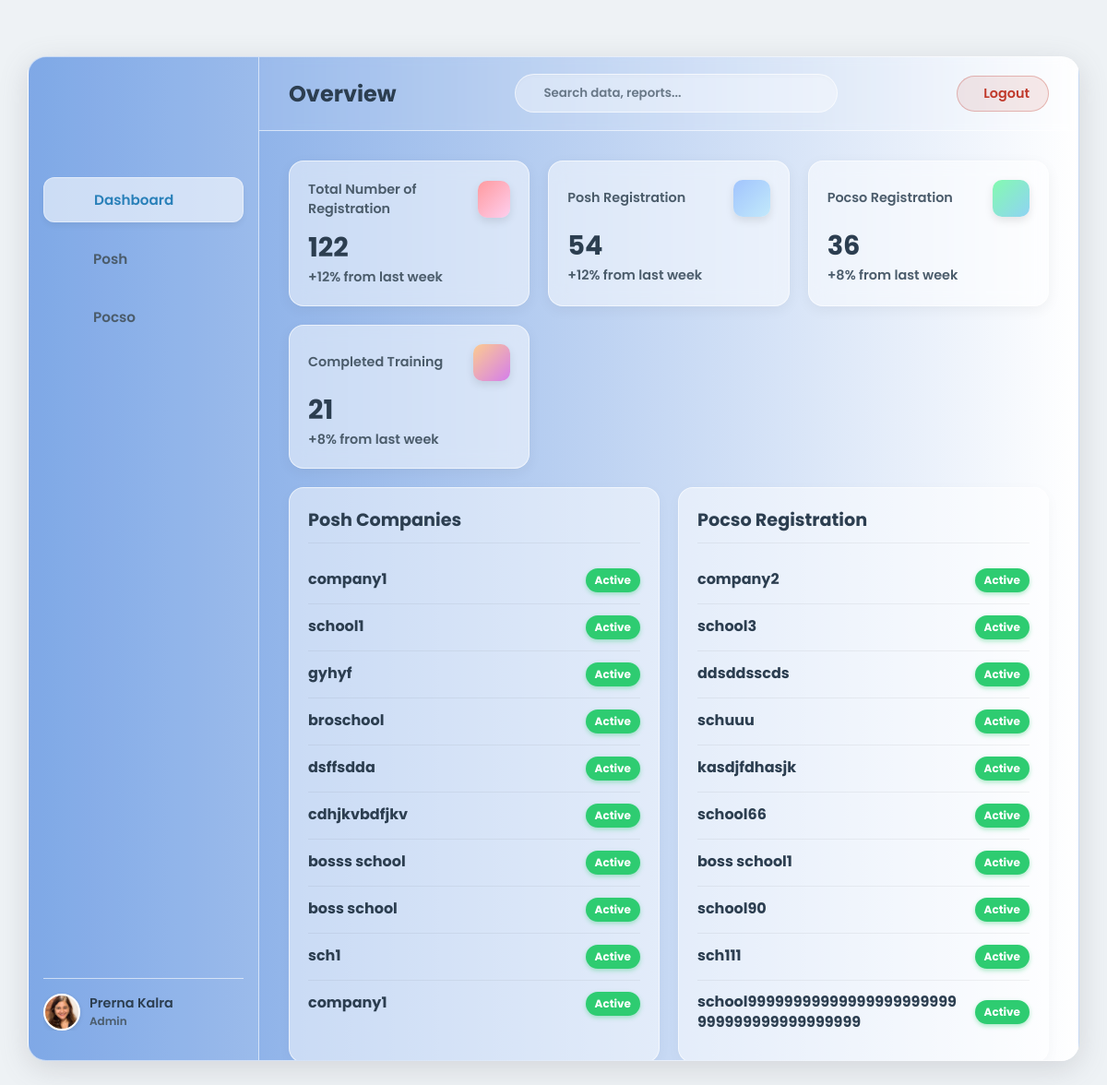
/superuser/dashboard/ (signed in), run on the app's committed database.
### home/models.py (models this page shows, shortened)
class Organization(models.Model):
    ORG_TYPE_CHOICES = (
        ("CORPORATE", "Corporate"),
        ("SCHOOL", "School"),
    )
    name = models.CharField(max_length=255)
    owner = models.ForeignKey(
        User, on_delete=models.CASCADE, related_name="owned_organizations"
    )
    organization_type = models.CharField(max_length=20, choices=ORG_TYPE_CHOICES, default="CORPORATE")
    max_users = models.IntegerField(default=10)
    created_at = models.DateTimeField(auto_now_add=True)

### home/views.py (the view)
# urls.py: path("superuser/dashboard/", views.superuser_dashboard, name="superuser_dashboard"),
@login_required
@user_passes_test(lambda u: u.is_superuser)
def superuser_dashboard(request):
    from django.db.models import Count, Q, Max
    from django.db.models.functions import TruncMonth
    from django.utils import timezone
    import datetime
    def get_monthly_counts(queryset):
        today = timezone.now().date()
        six_months_ago = today - datetime.timedelta(days=180)
        monthly_data = (
            queryset.filter(created_at__gte=six_months_ago)
            .annotate(month=TruncMonth("created_at"))
            .values("month")
            .annotate(count=Count("id"))
            .order_by("month")
        )
        months_map = {}
        labels = []
        current = six_months_ago.replace(day=1)
        for i in range(6):
            next_month = (current.replace(day=28) + datetime.timedelta(days=4)).replace(
                day=1
            )
            label = current.strftime("%b")
            labels.append(label)
            months_map[current.strftime("%Y-%m")] = 0
            current = next_month
        for entry in monthly_data:
            month_str = entry["month"].strftime("%Y-%m")
            if month_str in months_map:
                months_map[month_str] = entry["count"]
        data_points = list(months_map.values())
        return labels, data_points
    def generate_svg_points(data_points):
        if not data_points:
            return ""
        max_val = max(data_points) if max(data_points) > 0 else 1
        points = []
        step_x = 100 / (len(data_points) - 1) if len(data_points) > 1 else 100
        for i, val in enumerate(data_points):
            x = i * step_x
            y = 50 - ((val / max_val) * 45)
            points.append(f"{x},{y}")
        return " ".join(points)
    all_users_count = User.objects.count()
    all_orgs = Organization.objects.all()
    total_companies = all_orgs.filter(organization_type="CORPORATE").count()
    total_schools = all_orgs.filter(organization_type="SCHOOL").count()
    users_started_training = (
        ModuleProgress.objects.filter(is_completed=True)
        .values("user")
        .distinct()
        .count()
    )
    posh_subs = Subscription.objects.filter(
        plan__type__in=["POSH", "BOTH"], status="ACTIVE"
    )
    posh_individuals = posh_subs.filter(user__isnull=False).count()
    posh_orgs_subs = posh_subs.filter(organization__isnull=False)
    posh_companies = posh_orgs_subs.filter(
        organization__organization_type="CORPORATE"
    ).count()
    posh_schools = posh_orgs_subs.filter(
        organization__organization_type="SCHOOL"
    ).count()
    posh_total = posh_individuals + posh_companies + posh_schools
    pocso_subs = Subscription.objects.filter(
        plan__type__in=["POCSO", "BOTH"], status="ACTIVE"
    )
    pocso_individuals = pocso_subs.filter(user__isnull=False).count()
    pocso_orgs_subs = pocso_subs.filter(organization__isnull=False)
    pocso_companies = pocso_orgs_subs.filter(
        organization__organization_type="CORPORATE"
    ).count()
    pocso_schools = pocso_orgs_subs.filter(
        organization__organization_type="SCHOOL"
    ).count()
    pocso_total = pocso_individuals + pocso_companies + pocso_schools
    recent_posh_orgs = (
        Organization.objects.filter(
            subscriptions__plan__type__in=["POSH", "BOTH"],
            subscriptions__status="ACTIVE",
        )
        .distinct()
        .order_by("-created_at")[:10]
    )
    recent_pocso_orgs = (
        Organization.objects.filter(
            subscriptions__plan__type__in=["POCSO", "BOTH"],
            subscriptions__status="ACTIVE",
        )
        .distinct()
        .order_by("-created_at")[:10]
    )
    posh_growth = 12
    pocso_growth = 8
    total_posh_modules = TrainingModule.objects.filter(module_type="POSH").count()
    total_pocso_modules = TrainingModule.objects.filter(module_type="POCSO").count()
    if total_posh_modules > 0:
        posh_completers = (
            User.objects.annotate(
                completed_count=Count(
                    "module_progress",
                    filter=Q(
                        module_progress__is_completed=True,
                        module_progress__module__module_type="POSH",
                    ),
                ),
                latest_completion=Max(
                    "module_progress__timestamp",
                    filter=Q(
                        module_progress__is_completed=True,
                        module_progress__module__module_type="POSH",
                    ),
                ),
            )
            .filter(completed_count=total_posh_modules)
            .order_by("-latest_completion")[:10]
        )
    else:
        posh_completers = []
    if total_pocso_modules > 0:
        pocso_completers = (
            User.objects.annotate(
                completed_count=Count(
                    "module_progress",
                    filter=Q(
                        module_progress__is_completed=True,
                        module_progress__module__module_type="POCSO",
                    ),
                ),
                latest_completion=Max(
                    "module_progress__timestamp",
                    filter=Q(
                        module_progress__is_completed=True,
                        module_progress__module__module_type="POCSO",
                    ),
                ),
            )
            .filter(completed_count=total_pocso_modules)
            .order_by("-latest_completion")[:10]
        )
    else:
        pocso_completers = []
    posh_orgs_qs = Organization.objects.filter(
        organization_type="CORPORATE",
        subscriptions__plan__type__in=["POSH", "BOTH"],
        subscriptions__status="ACTIVE",
    ).distinct()
    posh_labels, posh_data = get_monthly_counts(posh_orgs_qs)
    posh_svg_points = generate_svg_points(posh_data)
    posh_svg_area = f"0,50 {posh_svg_points} 100,50"
    posh_complete_percent = 75
    if posh_total > 0:
        posh_complete_percent = int(
            (users_started_training / (posh_total if posh_total > 0 else 1)) * 100
        )
        posh_complete_percent = min(posh_complete_percent, 100)
    pocso_orgs_qs = Organization.objects.filter(
        organization_type="SCHOOL",
        subscriptions__plan__type__in=["POCSO", "BOTH"],
        subscriptions__status="ACTIVE",
    ).distinct()
    pocso_labels, pocso_data = get_monthly_counts(pocso_orgs_qs)
    pocso_svg_points = generate_svg_points(pocso_data)
    pocso_svg_area = f"0,50 {pocso_svg_points} 100,50"
    pocso_complete_percent = 60
    if pocso_total > 0:
        pocso_complete_percent = int(
            (users_started_training / (pocso_total if pocso_total > 0 else 1)) * 100
        )
        pocso_complete_percent = min(pocso_complete_percent, 100)
    context = {
        "total_users": all_users_count,
        "total_companies": total_companies,
        "total_schools": total_schools,
        "training_completed_count": users_started_training,
        "posh_counts": {
            "total": posh_total,
            "individuals": posh_individuals,
            "companies": posh_companies,
            "schools": posh_schools,
            "growth": posh_growth,
            "chart_labels": posh_labels,
            "chart_points": posh_svg_points,
            "chart_area": posh_svg_area,
            "complete_percent": posh_complete_percent,
            "pending_percent": 100 - posh_complete_percent,
            "completers": posh_completers,
        },
        "pocso_counts": {
            "total": pocso_total,
            "individuals": pocso_individuals,
            "companies": pocso_companies,
            "schools": pocso_schools,
            "growth": pocso_growth,
            "chart_labels": pocso_labels,
            "chart_points": pocso_svg_points,
            "chart_area": pocso_svg_area,
            "complete_percent": pocso_complete_percent,
            "pending_percent": 100 - pocso_complete_percent,
            "completers": pocso_completers,
        },
        "recent_posh_orgs": recent_posh_orgs,
        "recent_pocso_orgs": recent_pocso_orgs,
    }
    return render(request, "superuser_dashboard.html", context)

### templates/superuser_dashboard.html (shortened to what this page needs)
{% load static %}
<!DOCTYPE html>
<html lang="en">
<head>
    <link href="https://cdn.jsdelivr.net/npm/remixicon@3.5.0/fonts/remixicon.css" rel="stylesheet">
</head>
<body>
    <div class="dashboard-container" id="dashboard">
        <aside class="sidebar" id="sidebar">
            <div class="logo">
            </div>
            <ul class="menu">
                <li><a href="#" class="active" data-target="view-dashboard"> <span>Dashboard</span></a></li>
                <li><a href="#" data-target="view-posh"> <span>Posh</span></a></li>
                <li><a href="#" data-target="view-pocso"> <span>Pocso</span></a></li>
            </ul>
            <div class="user-profile">
                <div class="user-img"></div>
                <div class="user-info">
                    <h4>Prerna Kalra</h4>
                    <p>Admin</p>
                </div>
            </div>
        </aside>
        <main class="main-content">
            <nav class="navbar">
                <div class="navbar-left">
                    <h2 id="page-title" style="color: var(--text-color); font-weight: 700;">Overview</h2>
                </div>
                <div class="search-bar">
                    <input type="text" placeholder="Search data, reports...">
                </div>
                <form action="{% url 'logout' %}" method="post" style="display: inline;">
                    <button type="submit" class="logout-button" title="Logout">
                        <span>Logout</span>
                    </button>
                </form>
            </nav>
            <div class="content-area">
                <div id="view-dashboard" class="view-section active-view">
                    <section class="stats-grid">
                        <div class="card">
                            <div class="card-top">
                                <p>Total Number of Registration</p>
                                <div class="card-icon icon-1"></div>
                            </div>
                            <h3>{{ total_users }}</h3>
                            <p>+{{ posh_counts.growth }}% from last week</p>
                        </div>
                        <div class="card">
                            <div class="card-top">
                                <p>Posh Registration</p>
                                <div class="card-icon icon-2"></div>
                            </div>
                            <h3>{{ posh_counts.total }}</h3>
                            <p>+{{ posh_counts.growth }}% from last week</p>
                        </div>
                        <div class="card">
                            <div class="card-top">
                                <p>Pocso Registration</p>
                                <div class="card-icon icon-3"></div>
                            </div>
                            <h3>{{ pocso_counts.total }}</h3>
                            <p>+{{ pocso_counts.growth }}% from last week</p>
                        </div>
                        <div class="card">
                            <div class="card-top">
                                <p>Completed Training</p>
                                <div class="card-icon icon-4"></div>
                            </div>
                            <h3>{{ training_completed_count }}</h3>
                            <p>+8% from last week</p>
                        </div>
                    </section>
                    <section class="content-grid" style="margin-top: 20px;">
                        <div class="panel">
                            <h2>Posh Companies</h2>
                            {% for org in recent_posh_orgs %}
                            <div class="list-item">
                                <span class="company-name-wrap">{{ org.name }}</span>
                                <span class="status completed">Active</span>
                            </div>
                            {% empty %}
                            <p class="text-muted small">No recent POSH organizations.</p>
                            {% endfor %}
                        </div>
                        <div class="panel">
                            <h2>Pocso Registration</h2>
                            {% for org in recent_pocso_orgs %}
                            <div class="list-item">
                                <span class="company-name-wrap">{{ org.name }}</span>
                                <span class="status completed">Active</span>
                            </div>
                            {% empty %}
                            <p class="text-muted small">No recent POCSO organizations.</p>
                            {% endfor %}
                        </div>
                    </section>
                </div>
                </div>
            </div>
</body>
</html>

### data on the page
Organization: name "company1"
Organization: name "school1"
Organization: name "gyhyf"
Organization: name "broschool"
Organization: name "dsffsdda"
Organization: name "cdhjkvbdfjkv"
Organization: name "bosss school"
Organization: name "boss school"
Organization: name "sch1"
Organization: name "company1"
Organization: name "company2"
Organization: name "school3"
Organization: name "ddsddsscds"
Organization: name "schuuu"
Organization: name "kasdjfdhasjk"
Organization: name "school66"
Organization: name "boss school1"
Organization: name "school90"
Organization: name "sch111"
Organization: name "school99999999999999999999999999999999999999999"

### other printed values
{{ total_users }} "122"
{{ posh_counts.growth }} "12"
{{ posh_counts.total }} "54"
{{ pocso_counts.total }} "36"
{{ pocso_counts.growth }} "8"
{{ training_completed_count }} "21"
